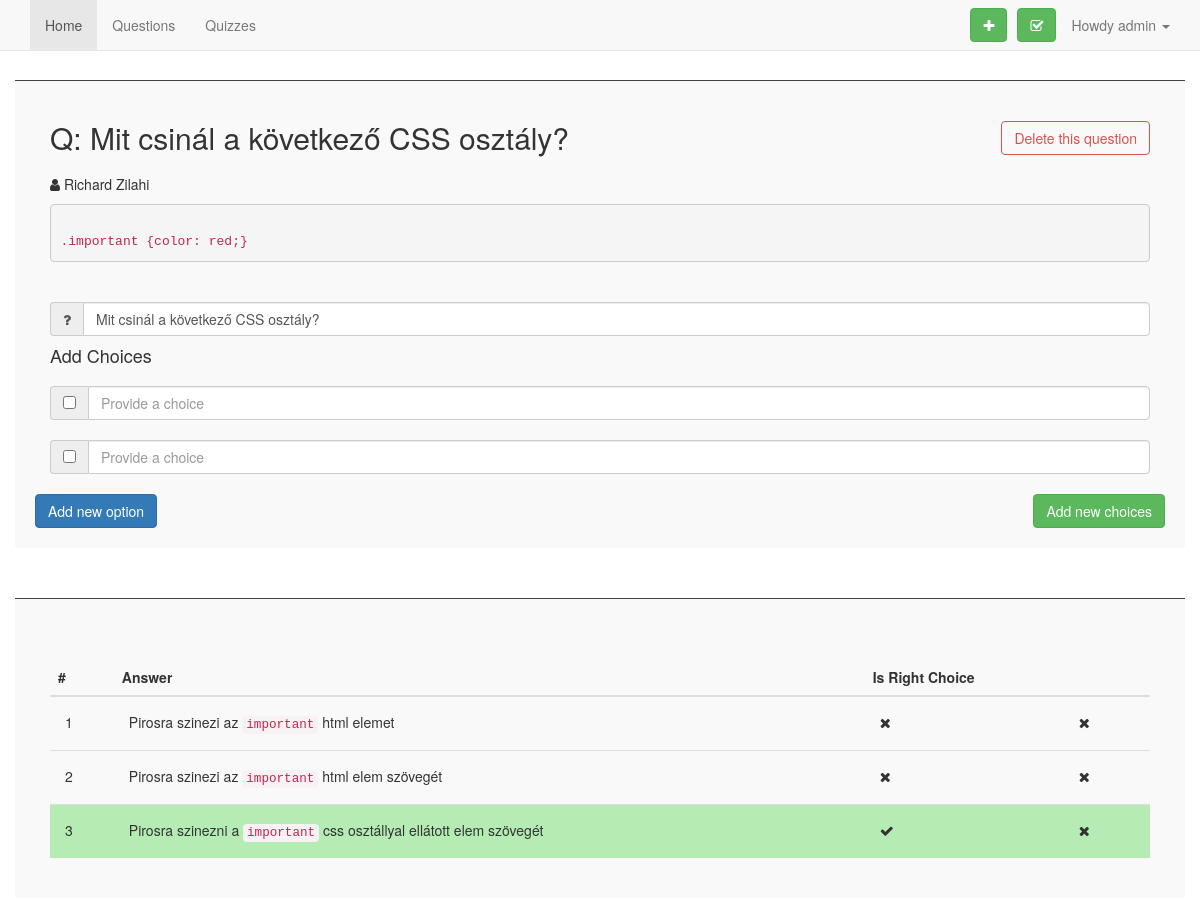
The app's page /quiz_db/editquestion.php?id=23 (signed in) with its own data.
### tables this page shows
CREATE TABLE `questions` (
  `id` int(11) unsigned NOT NULL,
  `question` varchar(255) DEFAULT NULL,
  `is_active` tinyint(1) DEFAULT NULL,
  `description` varchar(255) NOT NULL,
  `owner` varchar(255) NOT NULL,
  `tags` varchar(255) NOT NULL
);

CREATE TABLE `answers` (
  `id` int(11) unsigned NOT NULL,
  `question_id` int(11) DEFAULT NULL,
  `is_right_choice` tinyint(1) DEFAULT NULL,
  `choice` varchar(255) DEFAULT NULL
);

### quiz_db/MySQL.php (called while the page is built, shortened)
<?php
class MySQL {
    private static $mysql_connection;
    static function connect() {
        $mysqlDatas = require(__DIR__ . "/configClass.php");
        self::$mysql_connection = new mysqli($mysqlDatas["mysql_host"], $mysqlDatas["mysql_username"], $mysqlDatas["mysql_password"], $mysqlDatas["mysql_database"]);
        self::$mysql_connection->set_charset("utf8");
        return mysqli_connect_errno();
    }
    static function getRows($query) {
        $array = array();
        if ( $result = self::$mysql_connection->query($query) ) {
            while ( $row = $result->fetch_object() ) {
                $array[] = $row;
            }
        }
        return $array;
    }
}
?>

### quiz_db/editquestion.php (the view, shortened to what this page needs)
<?php
$questionId = $_GET['id'];
include_once("functions.php");
$currentQuestion = getASpecificQuestion($questionId);
?>
<!DOCTYPE html>
<html>
<head>
    <link rel="stylesheet" href="https://maxcdn.bootstrapcdn.com/bootstrap/3.3.7/css/bootstrap.min.css" />
    <link rel="stylesheet" href="css/questions.css" />
    <link rel="stylesheet" href="https://maxcdn.bootstrapcdn.com/font-awesome/4.7.0/css/font-awesome.min.css" />
</head>
  <body>
    <?php include_once("menu.php"); ?>
    <div class="container">
      <div class="row addnewquestionbox editquestion-container">
        <div id="optioncontainer" class="col-lg-12">
          <h2 data-id="<?php echo $currentQuestion['id']; ?>" id="questionid">Q: <?php echo $currentQuestion['question']; ?>
            <button data-id="<?php echo $questionId;?>" id="deletequestion" class="btn btn-outline-danger pull-right">Delete this question</button>
          </h2>
          <div class="input-group">
            <p>
              <i class="fa fa-user"></i> <?php echo $currentQuestion['owner']; ?>
            </p>
          </div>
          <pre><?php echo $currentQuestion['desc'] ?></pre>
            <?php echo $currentQuestion['tags'] ?>
          <div class="input-group">
            <span class="input-group-addon" id="basic-addon1">
              <i class="fa fa-question"></i>
            </span>
            <input id="question" name="question" type="text" class="form-control" value="<?php echo $currentQuestion['question']; ?>" aria-describedby="basic-addon1">
          </div>
          <h4>Add Choices</h4>
          <div class="input-group">
            <span class="input-group-addon" id="basic-addon1">
              <input data-number="1" type="checkbox" aria-label="">
            </span>
            <input id="choice-1" data-number="1" name="choice-1" type="text" class="form-control" placeholder="Provide a choice" aria-describedby="basic-addon1">
          </div>
          <div class="input-group">
            <span class="input-group-addon" id="basic-addon1">
              <input data-number="2" type="checkbox" aria-label="">
            </span>
            <input id="choice-2" data-number="2" name="choice-2" type="text" class="form-control" placeholder="Provide a choice" aria-describedby="basic-addon1">
          </div>
        </div>
        <div class="input-group pull-left">
          <button id="addnewoption" class="btn btn-primary">Add new option</button>
        </div>
        <div id="submitbutton" class="input-group pull-right">
          <button id="sbmitchoices" class="btn btn-success">Add new choices</button>
        </div>
      </div>
    </div>
    <div class="container">
      <div class="row addnewquestionbox">
        <div id="answerscontainer" class="col-lg-12">
          <table id="questions" class="table table-hover">
            <thead>
              <tr>
                <th>#</th>
                <th>Answer</th>
                <th>Is Right Choice</th>
                <th></th>
              </tr>
            </thead>
            <tbody>
              <?php getAllAnswerForQuestion($questionId);?>
            </tbody>
          </table>
      </div>
    </div>
  </div>
  </body>
</html>

### quiz_db/functions.php (shortened to what this page needs)
<?php
include_once("MySQL.php");
function getASpecificQuestion ($questionId) {
  $getAQuestionSql = "SELECT * FROM `questions` WHERE `id` = $questionId ";
  $rows = MySQL::getRows($getAQuestionSql);
  foreach ($rows as $row ) {
    $id = $row->id;
    $question = $row->question;
    $isActive = $row->is_active;
    $description = $row->description;
    $tags = $row->tags;
    $owner = $row->owner;
    $quizOwner = getUserDetails($owner);
    $tagsArray = explode(",", $tags);
    for ($i=0; $i<count($tagsArray)-1; $i++) {
      $tagsResult .= '<span class="label label-info tags">'.$tagsArray[$i].'</span>';
    }
    $question = array('tags' => $tagsResult, 'question' => $question, 'id' => $id, 'is_active' => $isActive, 'desc' => $description, 'owner' => $quizOwner['fullname']);
  }
  return $question;
}
function getAllAnswerForQuestion ($id) {
  $getAllAnswerForQuestionSql = "SELECT * FROM `answers` WHERE `question_id` = $id  ";
  $rows = MySQL::getRows($getAllAnswerForQuestionSql);
    $count = 0;
  foreach ($rows as $row ) {
    $count++;
    $id = $row->id;
    $choice = $row->choice;
    $isRightChoice = $row->is_right_choice;
    $rightChoiceIcon = getRightChoiceIcon($isRightChoice);
    echo '<tr class="clickable-row '.$rightChoiceIcon['class'].'" data-id="'.$id.'">
    <td>'.$count.'</td>
    <td>'.$choice.'</td>
    <td>'.$rightChoiceIcon['icon'].'</td>
    <td>
    <i class="fa fa-times action-icon"></i>
    </td>
    </tr>
    ';
  }
}
function getRightChoiceIcon ($isRightChoice) {
  if ($isRightChoice) {
    $icon = '<i class="fa fa-check"></i>';
    $class = 'right-choice';
  } else {
    $icon = '<i class="fa fa-times"></i>';
    $class = '';
  }
  $result = array('icon' => $icon, 'class' => $class);
  return $result;
}
function getUserDetails ($username) {
    $getUserDetailsSql = "SELECT * FROM `users` where `username` = '$username' LIMIT 1" ;
    $rows = MySQL::getRows($getUserDetailsSql);
    $firstRow = $rows[0];
    $usersFullname = $firstRow->fullname;
    $result = array('fullname' => $usersFullname, );
    return $result;
}
?>

### quiz_db/css/questions.css (style rules this page uses)
table#questions, #questions { margin-top: 40px; }
.addnewquestionbox { padding: 20px; background-color: #f9f9f9; border-top: 1px solid #444; margin-top: 50px; }
#submitbutton { margin-top: 20px; }
.action-icon { margin-right: 10px; }
.table>tbody>tr>td { padding: 15px; }
.input-group { margin-top: 20px; }
.btn-outline-danger { color: #d9534f; background-image: none; background-color: transparent; border-color: #d9534f }
.right-choice { background-color: #b4ecb4 }
code { color: #c7254e !important; }
.editquestion-container { margin-top: 80px; }

### records on screen
questions: question "Mit csinál a következő CSS osztály?", description ".important {color: red;}"
answers: choice "Pirosra szinezi az important html elemet", is_right_choice 0 (drawn)
answers: choice "Pirosra szinezi az important html elem szövegét", is_right_choice 0 (drawn)
answers: choice "Pirosra szinezni a important css osztállyal ellátott elem szövegét", is_right_choice 1 (drawn)

### other values on screen
$_SESSION['username'] "admin"
$currentQuestion['owner'] "Richard Zilahi"
